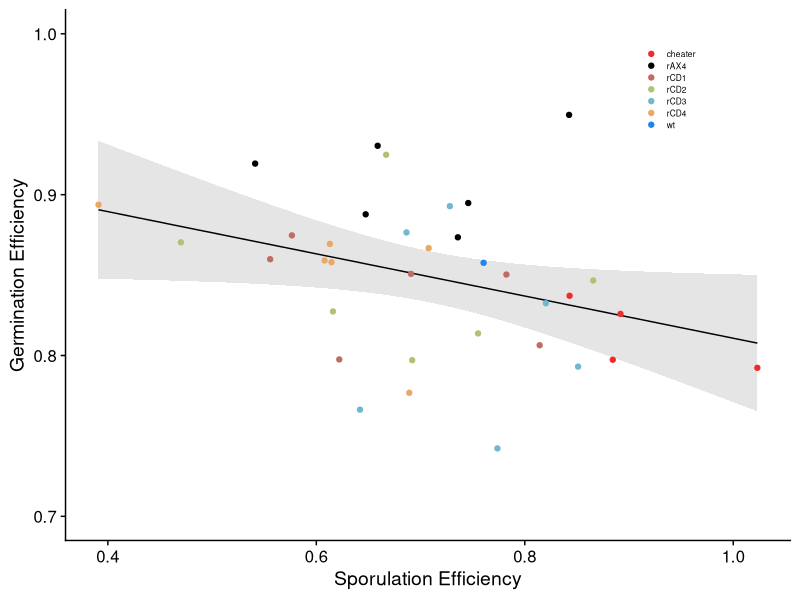

Write the R code that produced this figure. (Note: this script raises an error after producing the figure.)
## ---- chunk 1
library(tidyverse)
library(cowplot)
library(glmmTMB)
library(emmeans)

# X <- df[, c("mean_spef","mean_germ")]
# md <- mahalanobis(X, colMeans(X), cov(X))
# cutoff <- qchisq(0.975, df=2)   # ≈ 5.99
# df$outlier <- md > cutoff
# 
# library(ggplot2)
# 
# ggplot(df, aes(x=mean_germ, y=mean_spef))+
#  geom_point(aes(color=outlier), size=3)+
#  geom_smooth(data=df, method="lm", se=FALSE, color="black")+
#  geom_smooth(data=df_no_out, method="lm", se=FALSE, color="red", linetype="dashed")+
#  theme_bw(base_size=14)
# 
# X <- df[, c("mean_spef","mean_germ")]
# md <- mahalanobis(X, colMeans(X), cov(X))
# cutoff <- qchisq(0.975, df=2)   # ≈ 5.99
# df$outlier <- md > cutoff


## ---- chunk 2
strains <- c( AX4 = "rAX4", CD1 = "rCD1",CD2 = "rCD2", CD3 = "rCD3", CD4 = "rCD4", Control = "WT Control") 
colours <- c(rCD1 = "#C06C63",rCD2 = "#AFC377", rCD3 = "#71B8CF", rCD4 = "#E9A864", rAX4 = "black") 
## ---- chunk 3

#Read in data
dt = read.table("datafiles/doubling_times.txt", header=T, sep="\t")

dt$evol_group <- recode_factor(dt$evol_group, CD1="rCD1", CD2="rCD2", CD3="rCD3", CD4="rCD4", AX4 = "rAX4") # rename & reorder levels

# Set a reference line for the ancestor
dt_anc_value <-  as.numeric(dt %>% filter(strain=="AX4_GFP") %>% summarise(mean_dt=mean(dt, na.rm=T)))

# Average across replicates (= dt_sum)
dt_sum = dt %>% group_by(strain, evol_group) %>% summarise(mean_dt = mean(dt, na.rm=T)) 

# For plotting, we will filter to remove non-evolved strains
dt_for_plot = dt_sum %>% filter(., grepl("r",strain)) # strains that start with "r" (=evolved)
## ---- chunk 4

resist = read.table('datafiles/evolved_isolates_resistance.txt', header=T, sep='\t', stringsAsFactors = F,na.strings = "NA") 

# Columns show the clonal sporulation efficiency of each strain, but that strain was mixed with multiple strains in each block, so we want just the unique values, representing clonal sporulation of that strain on that day. Need to do separately for the unlabeled ("unl") and labeled ("gfp") strains & then merge
spef_unl_unique = resist %>% group_by(strain_unl) %>% dplyr::select(strain_unl, spef_unl, exp_date) %>% unique
spef_gfp_unique = resist %>% group_by(strain_gfp) %>% dplyr::select(strain_gfp, spef_gfp, exp_date, evol_partner) %>% unique

names(spef_unl_unique) = c('strain', 'spef', 'expt_date')
names(spef_gfp_unique) = c('strain', 'spef', 'expt_date', 'evol_partner')
spef_raw = rbind(spef_gfp_unique, spef_unl_unique) 

spef = spef_raw %>% group_by(strain) %>% summarise(mean_spef = mean(spef, na.rm=T)) 

# Recode the evol_partner column: 
spef_sum = spef %>%
  mutate(evol_group =
    case_when(
        startsWith(strain, "rCD1") ~ "rCD1",
        startsWith(strain, "rCD2") ~ "rCD2",
        startsWith(strain, "rCD3") ~ "rCD3",
        startsWith(strain, "rCD4") ~ "rCD4",
        startsWith(strain, "rAX4") ~ "rAX4",
        strain=='AX4' ~ "wt",
        strain=="AX4_G" ~ "anc",
        startsWith(strain, "CD") ~ "cheater",
                                  )
  )
                                           
spef_anc_value = subset(spef_sum, evol_group=="anc")$mean_spef
spef_for_plot = subset(spef_sum, evol_group!="anc" & evol_group!="wt" & evol_group!="cheater")
spef_for_plot$evol_group <- recode_factor(spef_for_plot$evol_group, CD1="rCD1", CD2="rCD2", CD3="rCD3", CD4="rCD4", AX4 = "rAX4") # rename & reorder levels
## ---- chunk 5

germ_raw = read.table("datafiles/germination.txt", sep='\t', header=T)
names(germ_raw)[4] = c('evol_group') # rename columns
germ_raw$prct_germ <- (germ_raw$spores.start - germ_raw$spores.end)/germ_raw$spores.start

germ = germ_raw %>% group_by(strain, evol_group) %>% summarise(cnt=n(), mean_germ = mean(prct_germ, na.rm=T))

germ_sum = germ %>%
  mutate(evol_group =
    case_when(
        startsWith(strain, "rCD1") ~ "rCD1",
        startsWith(strain, "rCD2") ~ "rCD2",
        startsWith(strain, "rCD3") ~ "rCD3",
        startsWith(strain, "rCD4") ~ "rCD4",
        startsWith(strain, "rAX4") ~ "rAX4",
        strain=='AX4' ~ "wt",
        strain=="AX4_G" ~ "anc",
        startsWith(strain, "CD") ~ "cheater",
                                  )
  )

germ_anc_value = germ_sum[germ_sum$strain=="AX4",]$mean_germ
germ_for_plot = germ_sum %>% filter(., evol_group != "anc" & evol_group != "wt" & evol_group != "cheater")
germ_for_plot$evol_group <- recode_factor(germ_for_plot$evol_group, CD1="rCD1", CD2="rCD2", CD3="rCD3", CD4="rCD4", AX4 = "rAX4") # rename & reorder levels

## ---- chunk 6

p.dt<-ggplot(data=dt_for_plot) + 
  geom_boxplot(aes(x=evol_group, y=mean_dt,  col='white'), outlier.shape=NA, show.legend=F) + 
  geom_jitter (aes(x=evol_group, y=mean_dt, col=evol_group), width=0.1, size=2.5, alpha=0.7, show.legend=F) + 
  theme_cowplot() + ylim(5,16) +
  scale_fill_manual(values=colours) + 
  labs(y = "\nDoubling Time (hours)", x="Evolution Group") +
  scale_colour_manual(values=colours) + 
  geom_hline(yintercept = dt_anc_value, lty=2) + 
  theme(axis.title = element_text(size = 12), 
                     axis.text = element_text(size = 12),
                     panel.grid.major = element_blank(), 
                     panel.grid.minor = element_blank(),
                     axis.text.x = element_text(angle = 45, hjust = 1),
                     axis.line = element_line(colour = "black")) 

## ---- chunk 7

p.spef<-ggplot(data=spef_for_plot) + 
  geom_boxplot(aes(x=evol_group, y=mean_spef, col='white'), outlier.shape = NA, show.legend=F) + 
  geom_jitter(aes(x=evol_group, y=mean_spef, col=evol_group), width=0.1, size=2.5, alpha=0.7, show.legend=F) + 
  theme_cowplot()  +
  labs(y = "Sporulation Efficency", x=" Evolution Group") + 
  scale_colour_manual(values=colours) + 
  geom_hline(yintercept = spef_anc_value, lty=2) + 
  theme(axis.title = element_text(size = 12), 
                     axis.text = element_text(size = 12),
                     panel.grid.major = element_blank(),
                     panel.grid.minor = element_blank(),
                     axis.text.x = element_text(angle = 45, hjust = 1),
                     axis.line = element_line(colour = "black")) 

## ---- chunk 8

p.germ<-ggplot(data=germ_for_plot) + 
  geom_boxplot(aes(x=evol_group, y=mean_germ, col='white'), outlier.shape=NA, show.legend=F) +
  geom_jitter (aes(x=evol_group, y=mean_germ, col=evol_group), width=0.1, size=2.5, alpha=0.7, show.legend=F) + 
  theme_cowplot() + ylim(0.7,1)+
  labs(y="Germination Efficiency", x=" Evolution Group") +
  scale_colour_manual(values=colours) + 
  geom_hline(yintercept = germ_anc_value, lty=2) + 
  theme(axis.title = element_text(size = 12), 
                     axis.text = element_text(size = 12),
                     panel.grid.major = element_blank(),
                     panel.grid.minor = element_blank(),
                     axis.text.x = element_text(angle = 45, hjust = 1),
                     axis.line = element_line(colour = "black")) 
## ---- chunk 9

data_1 = merge(spef_sum, germ_sum, by="strain")
data_2 = merge(data_1, dt_sum, by="strain")
data_all = data_2 %>% select(strain, evol_group.x, mean_spef, mean_germ, mean_dt) %>% rename(evol_group=evol_group.x)
data_evolved_only = data_all %>% filter(., grepl("r", strain))

# Correlations among all strains
cor.test(data_all[,3], data_all[,4]) # corr betw spef and germ: r=-0.35, p=0.04
cor.test(data_all[,3], data_all[,5]) # corr betw spef and dt: r=-0.04, p=0.82
cor.test(data_all[,4], data_all[,5]) # corr betw germ and dt: r=-0.07, p=0.68

# Correlations among the evolved strains only
cor.test(data_evolved_only[,3], data_evolved_only[,4]) # corr betw spef and germ: r=-0.24, p=0.21
cor.test(data_evolved_only[,3], data_evolved_only[,5]) # corr betw spef and dt: r=-0.01, p=0.94
cor.test(data_evolved_only[,4], data_evolved_only[,5]) # corr betw germ and dt: r=-0.09, p=0.63

# Correlations among cheater-evolved strains only
data_evo_rm_rAX4 = subset(data_evolved_only, data_evolved_only$evol_group!='rAX4')
cor.test(data_evo_rm_rAX4[,3], data_evo_rm_rAX4[,4]) # corr betw spef and germ: r=-0.399, df=22, p=0.053
cor.test(data_evo_rm_rAX4[,3], data_evo_rm_rAX4[,5]) # corr betw spef and dt: r=0.003, df=22, p=0.988
cor.test(data_evo_rm_rAX4[,4], data_evo_rm_rAX4[,5]) # corr betw germ and dt: r=0.018, df=22, p=0.935


colours <- c(rCD1 = "#C06C63",rCD2 = "#AFC377", rCD3 = "#71B8CF", rCD4 = "#E9A864", rAX4 = "black", wt="dodgerblue2", "cheater" = "firebrick2") 

ggplot(data=data_all, aes(x=mean_spef, y=mean_germ,col=evol_group)) + geom_smooth(method='lm',col="black", lwd=0.5,fill="grey") + geom_point() + xlab('Sporulation Efficiency') + ylab('Germination Efficiency') + scale_colour_manual(values=colours) + theme_cowplot() + theme(legend.position = c(0.8,0.85),legend.key.size = unit(0.3,"cm"), legend.text = element_text(size=6), legend.title=element_blank(),legend.spacing.y = unit(0, 'cm')) + guides(fill = guide_legend(byrow = TRUE)) + labs(col=none) + ylim(c(0.7,1))

p.corr<-ggplot(data=data_evo_rm_rAX4, aes(x=mean_spef, y=mean_germ,col=evol_group)) + geom_smooth(method='lm',col="black", lwd=0.5,fill="grey") + geom_point() + xlab('Sporulation Efficiency') + ylab('Germination Efficiency') + scale_colour_manual(values=colours) + theme_cowplot() + theme(legend.position = c(0.8,0.85),legend.key.size = unit(0.3,"cm"), legend.text = element_text(size=6), legend.title=element_blank(),legend.spacing.y = unit(0, 'cm')) + guides(fill = guide_legend(byrow = TRUE)) + labs(col=none) + ylim(c(0.7,1))

## ---- chunk 10


p.top = plot_grid(p.dt, p.spef, labels=c("A", "B"), align="h", axis="b")
p.bottom = plot_grid(p.germ, p.corr, align="h", axis="b", labels=c("C", "D"))
p.all = plot_grid(p.top,p.bottom, ncol=1)
save_plot("figures/Figure_7.pdf", p.all,base_height=7, base_width=7)
## ---- chunk 11

mean_cheat = resist %>% group_by(strain_gfp, strain_unl) %>% summarise(mean_spores_gfp = mean(spores_prct_gfp)) %>% group_by(strain_gfp) %>% summarise(gd_mean_spores_gfp = mean(mean_spores_gfp))

d=merge(data_all, mean_cheat, by.x="strain", by.y="strain_gfp")
names(d)[6] = "mean_cheat"
cor.test(d$mean_spef,d$mean_cheat)  # r = 0.81, p<0.0001
cor.test(d$mean_cheat, d$mean_germ) # r = -0.22, p=0.25 
cor.test(d$mean_cheat, d$mean_dt)   # r = 0.25, p=0.18
cor.test(d$mean_spef, d$mean_germ)  # r = -0.24, p=0.21 (same as above)

## ---- chunk 12
germ_raw_evol_only = germ_raw %>% filter(., grepl("r",strain)) 

m.germ = glmmTMB(prct_germ ~ (1|strain) + evol_group + (1|block), data=germ_raw_evol_only, family=beta_family(link="logit"))

summary(m.germ)
drop1(m.germ, test="Chisq") # group is significant
emmeans(m.germ, specs = pairwise ~ evol_group)


# Drop strain
m1.germ = glmmTMB(prct_germ ~ (1|strain) + evol_group + (1|block), data=germ_raw_evol_only, family=beta_family(link="logit"))
anova(m.germ, m1.germ, test="Chisq") # strain is NS

# For posthoc testing that rAX4 is different from rCDs
germ_raw_evol_only = germ_raw_evol_only %>% mutate(mixtype = case_when(
  evol_group == "AX4" ~ "no_cheater", 
              evol_group !="AX4" ~ "cheater"))
m.germ = glmmTMB(prct_germ ~ (1|strain) + mixtype + (1|block), data=germ_raw_evol_only, family=beta_family(link="logit"))

emmeans(m.germ, specs = trt.vs.ctrl ~ mixtype)

## ---- chunk 13

spef_raw_evol_only = spef_raw %>% filter(., grepl("r",strain)) 

m.spef = glmmTMB(spef ~ (1|strain) + evol_partner + (1|expt_date), data=spef_raw_evol_only)

summary(m.spef)
drop1(m.spef, test="Chisq") # evol_partner is NS

# Drop strain
m1.spef = glmmTMB(spef ~ evol_partner + (1|expt_date), data=spef_raw_evol_only)
anova(m.spef, m1.spef, test="Chisq") # strain is significant
emmeans(m.spef, specs = pairwise ~ evol_partner) # CD3 is different from CD4; all else NS

## ---- chunk 14

dt_raw_evol_only = dt %>% filter(., grepl("r",strain)) 

m.dt = glmmTMB(dt ~ (1|strain) + evol_group + (1|rep), data=dt_raw_evol_only)

summary(m.dt)
drop1(m.dt, test="Chisq") # evol_group is NS

# Drop strain
m1.dt = glmmTMB(dt ~ evol_group + (1|rep), data=dt_raw_evol_only)
anova(m.dt, m1.dt, test="Chisq") # strain is NS
emmeans(m.dt, specs = pairwise ~ evol_group) # all strains NS
